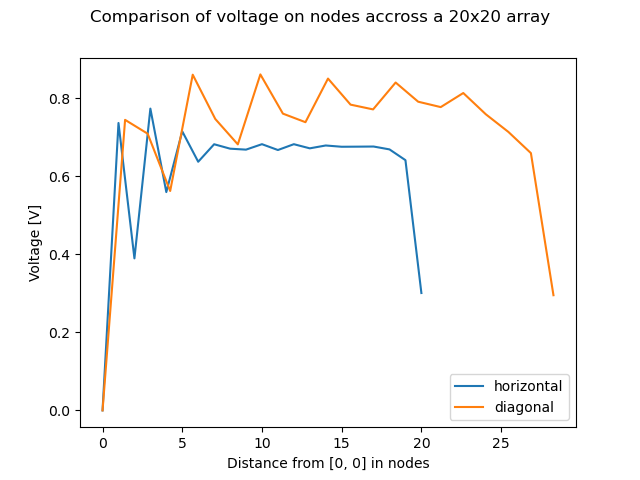

This figure's Python source:
from numpy import zeros, arange, fabs, sqrt
import matplotlib.pyplot as plt
import matplotlib.patches as mpatches
# import time


def sweep(v, p, q, r, s, a):
    for i in range(1, len(v)-1):
        for j in range(1, len(v)-1):
            c = 0.0
            if i == p and j == q:
                c = 1.0
            if i == r and j == s:
                c = -1.0
            v[i, j] = ((v[i + 1, j] + v[i - 1, j] + v[i, j + 1] + v[i, j - 1] + c) - a * v[i, j]) / (4 - a)


if __name__ == '__main__':
    N: int = 22
    v: list = zeros((N, N), float)
#    p: int = int((len(v) - 1) / 2)
#    q: int = int((len(v) - 1) / 2)
    p: int = 1
    q: int = 1
    r: int = 1
    s: int = 1
    a: float = 1.70006
    dv: float = 1.0e10
    lastdv = 0
    count = 0
    horizontaldist = [i for i in range(N-1)]
    vhor = []
    diagonaldist = [i * sqrt(2) for i in range(N-1)]
    vdiag = []

    for i in range(N-1):
        sweep(v, p, q, r, s, a)
        vhor.append(v[p, q] - v[r, s])
        r += 1

    p: int = 1
    q: int = 1
    r: int = 1
    s: int = 1

    for i in range(N-1):
        sweep(v, p, q, r, s, a)
        vdiag.append(v[p, q] - v[r, s])
        r += 1
        s += 1

    fig, ax = plt.subplots()
    horizontal, = ax.plot(horizontaldist, vhor, label='horizontal')
    diagonal, = ax.plot(diagonaldist, vdiag, label='diagonal')
    ax.legend(handles=[horizontal, diagonal])
    fig.suptitle('Comparison of voltage on nodes accross a 20x20 array')
    ax.set_ylabel('Voltage [V]')
    ax.set_xlabel('Distance from [0, 0] in nodes')
    plt.savefig('./q7_4.png')
